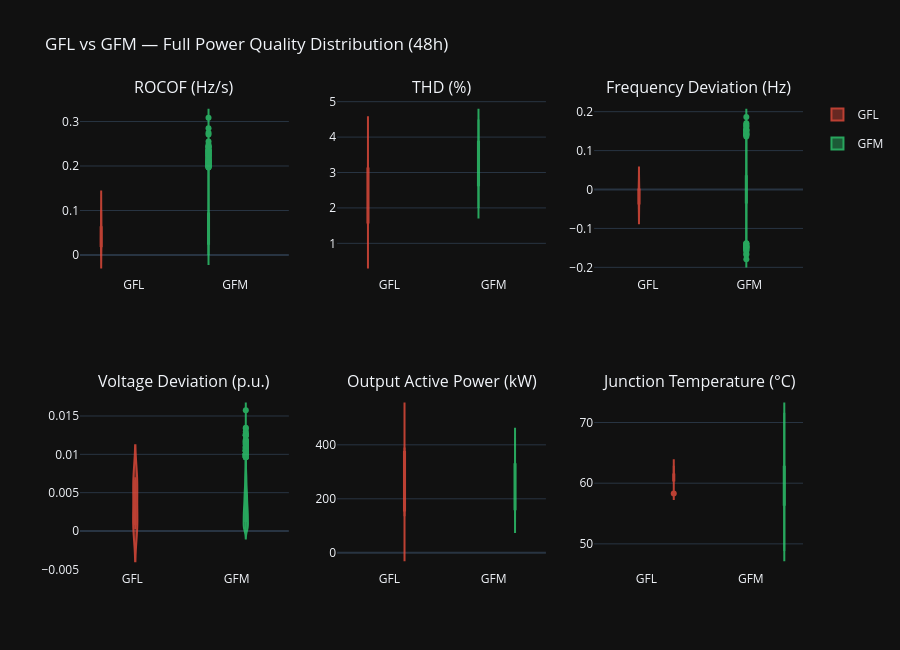

Notebook code for this chart:
### Code cell
df_gfx = df[df['control_mode'].isin(['GFL', 'GFM'])].copy()

fig = make_subplots(rows=2, cols=3, subplot_titles=[
    'ROCOF (Hz/s)',
    'THD (%)',
    'Frequency Deviation (Hz)',
    'Voltage Deviation (p.u.)',
    'Output Active Power (kW)',
    'Junction Temperature (°C)'
])

metrics = [
    ('rocof_hz_per_s',          1, 1),
    ('thd_percent',             1, 2),
    ('freq_deviation_hz',       1, 3),
    ('voltage_deviation_pu',    2, 1),
    ('output_active_power_kw',  2, 2),
    ('junction_temp_c',         2, 3),
]
colors = {'GFL': '#e74c3c', 'GFM': '#2ecc71'}

for metric, row, col in metrics:
    for mode in ['GFL', 'GFM']:
        vals = df_gfx[df_gfx['control_mode'] == mode][metric]
        fig.add_trace(go.Violin(
            y=vals, name=mode, legendgroup=mode,
            showlegend=(row == 1 and col == 1),
            marker_color=colors[mode], box_visible=True,
            meanline_visible=True, opacity=0.8
        ), row=row, col=col)

fig.update_layout(
    height=650, template='plotly_dark',
    title='GFL vs GFM — Full Power Quality Distribution (48h)',
    violinmode='group'
)
fig.show()

# Statistical summary
print('=== GFL vs GFM Statistical Summary ===')
print(df_gfx.groupby('control_mode')[[
    'rocof_hz_per_s', 'thd_percent',
    'freq_deviation_hz', 'voltage_deviation_pu'
]].agg(['mean', 'std', 'max']).round(4).to_string())

### Figure 1 — Plotly figure (JSON) as saved in the notebook; plotly's stock layout.template omitted (floating-point values rounded to 4 significant figures; data arrays with more than 128 entries replaced by an {"elided": "..."} marker saying what was removed)
{"data": [{"box": {"visible": true}, "legendgroup": "GFL", "marker": {"color": "#e74c3c"}, "meanline": {"visible": true}, "name": "GFL", "opacity": 0.8, "showlegend": true, "type": "violin", "xaxis": "x", "y": [0.0677, 0.0474, 0.0165, 0.0993, 0.0152, 0.0311, 0.0367], "yaxis": "y"}, {"box": {"visible": true}, "legendgroup": "GFM", "marker": {"color": "#2ecc71"}, "meanline": {"visible": true}, "name": "GFM", "opacity": 0.8, "showlegend": true, "type": "violin", "xaxis": "x", "y": {"elided": "3436 float values"}, "yaxis": "y"}, {"box": {"visible": true}, "legendgroup": "GFL", "marker": {"color": "#e74c3c"}, "meanline": {"visible": true}, "name": "GFL", "opacity": 0.8, "showlegend": false, "type": "violin", "xaxis": "x2", "y": [1.69, 1.56, 3.37, 2.45, 1.67, 1.51, 3.33], "yaxis": "y2"}, {"box": {"visible": true}, "legendgroup": "GFM", "marker": {"color": "#2ecc71"}, "meanline": {"visible": true}, "name": "GFM", "opacity": 0.8, "showlegend": false, "type": "violin", "xaxis": "x2", "y": {"elided": "3436 float values"}, "yaxis": "y2"}, {"box": {"visible": true}, "legendgroup": "GFL", "marker": {"color": "#e74c3c"}, "meanline": {"visible": true}, "name": "GFL", "opacity": 0.8, "showlegend": false, "type": "violin", "xaxis": "x3", "y": [-0.0122, 0.0017, -0.0053, -0.043, -0.0149, 0.0206, -0.0509], "yaxis": "y3"}, {"box": {"visible": true}, "legendgroup": "GFM", "marker": {"color": "#2ecc71"}, "meanline": {"visible": true}, "name": "GFM", "opacity": 0.8, "showlegend": false, "type": "violin", "xaxis": "x3", "y": {"elided": "3436 float values"}, "yaxis": "y3"}, {"box": {"visible": true}, "legendgroup": "GFL", "marker": {"color": "#e74c3c"}, "meanline": {"visible": true}, "name": "GFL", "opacity": 0.8, "showlegend": false, "type": "violin", "xaxis": "x4", "y": [0.00568, 0.0035, 0.00111, 0.00082, 0.00682, 0.007, 0.00026], "yaxis": "y4"}, {"box": {"visible": true}, "legendgroup": "GFM", "marker": {"color": "#2ecc71"}, "meanline": {"visible": true}, "name": "GFM", "opacity": 0.8, "showlegend": false, "type": "violin", "xaxis": "x4", "y": {"elided": "3436 float values"}, "yaxis": "y4"}, {"box": {"visible": true}, "legendgroup": "GFL", "marker": {"color": "#e74c3c"}, "meanline": {"visible": true}, "name": "GFL", "opacity": 0.8, "showlegend": false, "type": "violin", "xaxis": "x5", "y": [339.0, 389.8, 135.7, 377.7, 165.6, 359.3, 153.4], "yaxis": "y5"}, {"box": {"visible": true}, "legendgroup": "GFM", "marker": {"color": "#2ecc71"}, "meanline": {"visible": true}, "name": "GFM", "opacity": 0.8, "showlegend": false, "type": "violin", "xaxis": "x5", "y": {"elided": "3436 float values"}, "yaxis": "y5"}, {"box": {"visible": true}, "legendgroup": "GFL", "marker": {"color": "#e74c3c"}, "meanline": {"visible": true}, "name": "GFL", "opacity": 0.8, "showlegend": false, "type": "violin", "xaxis": "x6", "y": [61.08, 62.89, 58.29, 60.44, 60.45, 61.55, 60.83], "yaxis": "y6"}, {"box": {"visible": true}, "legendgroup": "GFM", "marker": {"color": "#2ecc71"}, "meanline": {"visible": true}, "name": "GFM", "opacity": 0.8, "showlegend": false, "type": "violin", "xaxis": "x6", "y": {"elided": "3436 float values"}, "yaxis": "y6"}], "layout": {"annotations": [{"font": {"size": 16}, "showarrow": false, "text": "ROCOF (Hz/s)", "x": 0.1444, "xanchor": "center", "xref": "paper", "y": 1, "yanchor": "bottom", "yref": "paper"}, {"font": {"size": 16}, "showarrow": false, "text": "THD (%)", "x": 0.5, "xanchor": "center", "xref": "paper", "y": 1, "yanchor": "bottom", "yref": "paper"}, {"font": {"size": 16}, "showarrow": false, "text": "Frequency Deviation (Hz)", "x": 0.8556, "xanchor": "center", "xref": "paper", "y": 1, "yanchor": "bottom", "yref": "paper"}, {"font": {"size": 16}, "showarrow": false, "text": "Voltage Deviation (p.u.)", "x": 0.1444, "xanchor": "center", "xref": "paper", "y": 0.375, "yanchor": "bottom", "yref": "paper"}, {"font": {"size": 16}, "showarrow": false, "text": "Output Active Power (kW)", "x": 0.5, "xanchor": "center", "xref": "paper", "y": 0.375, "yanchor": "bottom", "yref": "paper"}, {"font": {"size": 16}, "showarrow": false, "text": "Junction Temperature (°C)", "x": 0.8556, "xanchor": "center", "xref": "paper", "y": 0.375, "yanchor": "bottom", "yref": "paper"}], "height": 650, "title": {"text": "GFL vs GFM — Full Power Quality Distribution (48h)"}, "violinmode": "group", "xaxis": {"anchor": "y", "domain": [0, 0.2889]}, "xaxis2": {"anchor": "y2", "domain": [0.3556, 0.6444]}, "xaxis3": {"anchor": "y3", "domain": [0.7111, 1]}, "xaxis4": {"anchor": "y4", "domain": [0, 0.2889]}, "xaxis5": {"anchor": "y5", "domain": [0.3556, 0.6444]}, "xaxis6": {"anchor": "y6", "domain": [0.7111, 1]}, "yaxis": {"anchor": "x", "domain": [0.625, 1]}, "yaxis2": {"anchor": "x2", "domain": [0.625, 1]}, "yaxis3": {"anchor": "x3", "domain": [0.625, 1]}, "yaxis4": {"anchor": "x4", "domain": [0, 0.375]}, "yaxis5": {"anchor": "x5", "domain": [0, 0.375]}, "yaxis6": {"anchor": "x6", "domain": [0, 0.375]}}}
